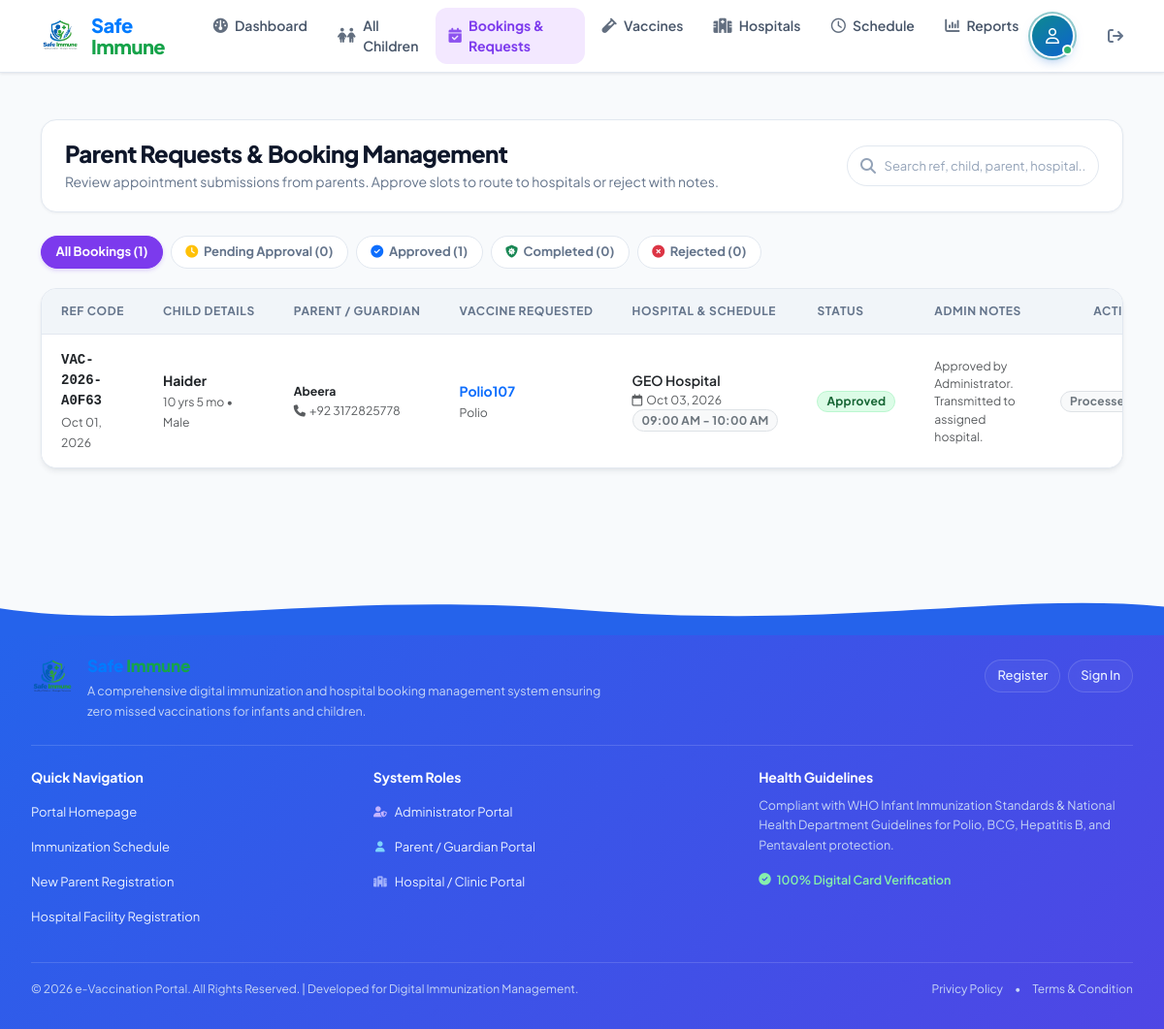
The app's page /admin/bookings.php (signed in) with its own data.
### tables this page shows
CREATE TABLE `appointments` (
  `id` INT NOT NULL AUTO_INCREMENT,
  `booking_reference` VARCHAR(30) NOT NULL,
  `child_id` INT NOT NULL,
  `vaccine_id` INT NOT NULL,
  `hospital_id` INT NOT NULL,
  `parent_id` INT NOT NULL,
  `requested_date` DATE NOT NULL,
  `requested_time_slot` VARCHAR(30) NOT NULL,
  `status` VARCHAR(30) DEFAULT 'pending',
  `admin_notes` TEXT,
  `rejection_reason` TEXT,
  `approved_at` DATETIME DEFAULT NULL,
  `completed_at` DATETIME DEFAULT NULL,
  `vaccine_batch_no` VARCHAR(50) DEFAULT NULL,
  `administered_by` VARCHAR(100) DEFAULT NULL,
  `hospital_remarks` TEXT,
  `created_at` DATETIME DEFAULT CURRENT_TIMESTAMP,
  PRIMARY KEY (`id`),
  UNIQUE KEY `booking_reference` (`booking_reference`),
  KEY `idx_appointments_child_id` (`child_id`),
  KEY `idx_appointments_vaccine_id` (`vaccine_id`),
  KEY `idx_appointments_hospital_id` (`hospital_id`),
  KEY `idx_appointments_parent_id` (`parent_id`),
  CONSTRAINT `fk_appointments_child` FOREIGN KEY (`child_id`) REFERENCES `children` (`id`) ON DELETE CASCADE,
  CONSTRAINT `fk_appointments_vaccine` FOREIGN KEY (`vaccine_id`) REFERENCES `vaccines` (`id`) ON DELETE CASCADE,
  CONSTRAINT `fk_appointments_hospital` FOREIGN KEY (`hospital_id`) REFERENCES `hospitals` (`id`) ON DELETE CASCADE,
  CONSTRAINT `fk_appointments_parent` FOREIGN KEY (`parent_id`) REFERENCES `users` (`id`) ON DELETE CASCADE
);

CREATE TABLE `children` (
  `id` INT NOT NULL AUTO_INCREMENT,
  `parent_id` INT NOT NULL,
  `name` VARCHAR(100) NOT NULL,
  `dob` DATE NOT NULL,
  `gender` VARCHAR(10) NOT NULL,
  `blood_group` VARCHAR(10) DEFAULT NULL,
  `birth_hospital` VARCHAR(150) DEFAULT NULL,
  `allergies` TEXT,
  `notes` TEXT,
  `created_at` DATETIME DEFAULT CURRENT_TIMESTAMP,
  PRIMARY KEY (`id`),
  KEY `idx_children_parent_id` (`parent_id`),
  CONSTRAINT `fk_children_parent` FOREIGN KEY (`parent_id`) REFERENCES `users` (`id`) ON DELETE CASCADE
);

CREATE TABLE `users` (
  `id` INT NOT NULL AUTO_INCREMENT,
  `name` VARCHAR(100) NOT NULL,
  `email` VARCHAR(120) NOT NULL,
  `password` VARCHAR(255) NOT NULL,
  `role` VARCHAR(20) NOT NULL,
  `phone` VARCHAR(30) DEFAULT NULL,
  `address` TEXT,
  `created_at` DATETIME DEFAULT CURRENT_TIMESTAMP,
  PRIMARY KEY (`id`),
  UNIQUE KEY `email` (`email`)
);

CREATE TABLE `vaccines` (
  `id` INT NOT NULL AUTO_INCREMENT,
  `name` VARCHAR(100) NOT NULL,
  `disease_prevented` VARCHAR(255) NOT NULL,
  `recommended_age` VARCHAR(100) NOT NULL,
  `recommended_days_from_birth` INT DEFAULT 0,
  `doses_required` INT DEFAULT 1,
  `status` VARCHAR(20) DEFAULT 'available',
  `stock_quantity` INT DEFAULT 100,
  `description` TEXT,
  `created_at` DATETIME DEFAULT CURRENT_TIMESTAMP,
  PRIMARY KEY (`id`)
);

CREATE TABLE `hospitals` (
  `id` INT NOT NULL AUTO_INCREMENT,
  `user_id` INT DEFAULT NULL,
  `name` VARCHAR(150) NOT NULL,
  `reg_number` VARCHAR(50) DEFAULT NULL,
  `city` VARCHAR(80) NOT NULL,
  `location` VARCHAR(255) NOT NULL,
  `phone` VARCHAR(40) NOT NULL,
  `email` VARCHAR(120) DEFAULT NULL,
  `status` VARCHAR(20) DEFAULT 'active',
  `operating_hours` VARCHAR(100) DEFAULT '08:00 AM - 05:00 PM',
  `created_at` DATETIME DEFAULT CURRENT_TIMESTAMP,
  PRIMARY KEY (`id`),
  KEY `idx_hospitals_user_id` (`user_id`),
  CONSTRAINT `fk_hospitals_user` FOREIGN KEY (`user_id`) REFERENCES `users` (`id`) ON DELETE SET NULL
);

### includes/db.php (called while the page is built, shortened)
<?php
function get_db(): PDO {
    static $pdo = null;
    if ($pdo !== null) {
        return $pdo;
    }
    try {
        if (DB_DRIVER === 'sqlite') {
            $dbDir = dirname(SQLITE_PATH);
            if (!is_dir($dbDir)) {
                mkdir($dbDir, 0777, true);
            }
            $isNew = !file_exists(SQLITE_PATH) || filesize(SQLITE_PATH) === 0;
            $pdo = new PDO('sqlite:' . SQLITE_PATH);
            $pdo->setAttribute(PDO::ATTR_ERRMODE, PDO::ERRMODE_EXCEPTION);
            $pdo->setAttribute(PDO::ATTR_DEFAULT_FETCH_MODE, PDO::FETCH_ASSOC);
            $pdo->exec("PRAGMA foreign_keys = ON;");
            if ($isNew || !table_exists($pdo, 'users')) {
                initialize_database($pdo);
            }
        } else {
            $dsn = "mysql:host=" . DB_HOST . ";port=" . DB_PORT . ";dbname=" . DB_NAME . ";charset=utf8mb4";
            $pdo = new PDO($dsn, DB_USER, DB_PASS, [
                PDO::ATTR_ERRMODE => PDO::ERRMODE_EXCEPTION,
                PDO::ATTR_DEFAULT_FETCH_MODE => PDO::FETCH_ASSOC,
                PDO::ATTR_EMULATE_PREPARES => false
            ]);
        }
        return $pdo;
    } catch (PDOException $e) {
        die("Database Connection Error: " . htmlspecialchars($e->getMessage()));
    }
}
function db_query(string $sql, array $params = []): PDOStatement {
    $pdo = get_db();
    $stmt = $pdo->prepare($sql);
    $stmt->execute($params);
    return $stmt;
}
function db_fetch_all(string $sql, array $params = []): array {
    return db_query($sql, $params)->fetchAll();
}
function db_fetch_one(string $sql, array $params = []) {
    return db_query($sql, $params)->fetch();
}

### admin/bookings.php (the view, shortened to what this page needs)
<?php
require_once __DIR__ . '/../includes/functions.php';
$filterStatus = $_GET['status'] ?? 'all';
$sql = "
    SELECT a.*, c.name as child_name, c.dob as child_dob, c.gender as child_gender,
           u.name as parent_name, u.phone as parent_phone, u.email as parent_email,
           v.name as vaccine_name, v.disease_prevented,
           h.name as hospital_name, h.city as hospital_city
    FROM appointments a
    JOIN children c ON a.child_id = c.id
    JOIN users u ON a.parent_id = u.id
    JOIN vaccines v ON a.vaccine_id = v.id
    JOIN hospitals h ON a.hospital_id = h.id
";
$params = [];
$sql .= " ORDER BY a.requested_date DESC, a.id DESC";
$bookings = db_fetch_all($sql, $params);
$counts = [
    'all' => db_fetch_one("SELECT COUNT(*) as cnt FROM appointments")['cnt'] ?? 0,
    'pending' => db_fetch_one("SELECT COUNT(*) as cnt FROM appointments WHERE status = 'pending'")['cnt'] ?? 0,
    'approved' => db_fetch_one("SELECT COUNT(*) as cnt FROM appointments WHERE status = 'approved'")['cnt'] ?? 0,
    'completed' => db_fetch_one("SELECT COUNT(*) as cnt FROM appointments WHERE status = 'completed'")['cnt'] ?? 0,
    'rejected' => db_fetch_one("SELECT COUNT(*) as cnt FROM appointments WHERE status = 'rejected'")['cnt'] ?? 0
];
require_once __DIR__ . '/../includes/header.php';
?>
<div class="page-header-bar">
    <div>
        <h1 class="page-title">Parent Requests &amp; Booking Management</h1>
        <p class="page-subtitle">Review appointment submissions from parents. Approve slots to route to hospitals or reject with notes.</p>
    </div>
    <div class="search-box-wrapper">
        <input type="text" data-table-search="bookingsTable" placeholder="Search ref, child, parent, hospital..." class="form-control">
    </div>
</div>
<div class="filter-pills-bar">
    <a href="<?= BASE_URL ?>/admin/bookings.php?status=all" class="filter-pill <?= $filterStatus === 'all' ? 'active' : '' ?>">
        All Bookings (<?= $counts['all'] ?>)
    </a>
    <a href="<?= BASE_URL ?>/admin/bookings.php?status=pending" class="filter-pill pill-pending <?= $filterStatus === 'pending' ? 'active' : '' ?>">
        <i class="fa-solid fa-clock text-warning"></i> Pending Approval (<?= $counts['pending'] ?>)
    </a>
    <a href="<?= BASE_URL ?>/admin/bookings.php?status=approved" class="filter-pill pill-approved <?= $filterStatus === 'approved' ? 'active' : '' ?>">
        <i class="fa-solid fa-circle-check text-primary"></i> Approved (<?= $counts['approved'] ?>)
    </a>
    <a href="<?= BASE_URL ?>/admin/bookings.php?status=completed" class="filter-pill pill-completed <?= $filterStatus === 'completed' ? 'active' : '' ?>">
        <i class="fa-solid fa-shield-virus text-success"></i> Completed (<?= $counts['completed'] ?>)
    </a>
    <a href="<?= BASE_URL ?>/admin/bookings.php?status=rejected" class="filter-pill pill-rejected <?= $filterStatus === 'rejected' ? 'active' : '' ?>">
        <i class="fa-solid fa-circle-xmark text-danger"></i> Rejected (<?= $counts['rejected'] ?>)
    </a>
</div>
<div class="table-card">
    <div class="table-responsive">
        <table id="bookingsTable" class="table-custom">
            <thead>
                <tr>
                    <th>Ref Code</th>
                    <th>Child Details</th>
                    <th>Parent / Guardian</th>
                    <th>Vaccine Requested</th>
                    <th>Hospital &amp; Schedule</th>
                    <th>Status</th>
                    <th>Admin Notes</th>
                    <th class="text-end">Action</th>
                </tr>
            </thead>
            <tbody>
                <?php if (empty($bookings)): ?>
                    <tr>
                        <td colspan="8">
                            <div class="empty-state-box">
                                <div class="empty-state-icon text-muted">
                                    <i class="fa-solid fa-calendar-check"></i>
                                </div>
                                <h6 class="empty-state-title">No Appointment Requests Found</h6>
                                <p class="empty-state-text">No appointment bookings match the selected status filter.</p>
                            </div>
                        </td>
                    </tr>
                <?php else: ?>
                    <?php foreach ($bookings as $b): ?>
                        <tr>
                            <td>
                                <span class="font-monospace fw-bold text-dark d-block"><?= htmlspecialchars($b['booking_reference']) ?></span>
                                <small class="text-muted"><?= format_date($b['created_at'], 'M d, Y') ?></small>
                            </td>
                            <td>
                                <div class="fw-bold text-dark"><?= htmlspecialchars($b['child_name']) ?></div>
                                <small class="text-muted"><?= calculate_age($b['child_dob']) ?> &bull; <?= htmlspecialchars($b['child_gender']) ?></small>
                            </td>
                            <td>
                                <div class="fw-bold text-dark small"><?= htmlspecialchars($b['parent_name']) ?></div>
                                <small class="text-muted"><i class="fa-solid fa-phone me-1"></i><?= htmlspecialchars($b['parent_phone']) ?></small>
                            </td>
                            <td>
                                <div class="fw-bold text-primary"><?= htmlspecialchars($b['vaccine_name']) ?></div>
                                <small class="text-muted"><?= htmlspecialchars($b['disease_prevented']) ?></small>
                            </td>
                            <td>
                                <div class="fw-semibold text-dark"><?= htmlspecialchars($b['hospital_name']) ?></div>
                                <small class="text-muted d-block"><i class="fa-regular fa-calendar me-1"></i><?= format_date($b['requested_date']) ?></small>
                                <small class="badge bg-light text-secondary border"><?= htmlspecialchars($b['requested_time_slot']) ?></small>
                            </td>
                            <td>
                                <?= render_status_badge($b['status']) ?>
                            </td>
                            <td>
                                <small class="text-muted d-block" style="max-width: 180px;"><?= htmlspecialchars($b['admin_notes'] ?: '—') ?></small>
                            </td>
                            <td class="text-end">
                                <?php if ($b['status'] === 'pending'): ?>
                                    <div class="d-inline-flex gap-1">
                                        <form method="POST" action="<?= BASE_URL ?>/admin/bookings.php" class="d-inline">
                                            <input type="hidden" name="csrf_token" value="<?= csrf_token() ?>">
                                            <input type="hidden" name="action" value="approve">
                                            <input type="hidden" name="booking_id" value="<?= $b['id'] ?>">
                                            <button type="submit" class="btn-action-approve" title="Approve Request">
                                                <i class="fa-solid fa-check"></i> Approve
                                            </button>
                                        </form>
                                        <a href="<?= BASE_URL ?>/admin/bookings.php?reject_id=<?= $b['id'] ?>" class="btn-action-reject" title="Reject Request">
                                            <i class="fa-solid fa-xmark"></i> Reject
                                        </a>
                                    </div>
                                <?php else: ?>
                                    <span class="badge bg-light text-secondary border">Processed</span>
                                <?php endif; ?>
                            </td>
                        </tr>
                    <?php endforeach; ?>
                <?php endif; ?>
            </tbody>
        </table>
    </div>
</div>
<?php require_once __DIR__ . '/../includes/footer.php'; ?>

### includes/functions.php (shortened to what this page needs)
<?php
require_once __DIR__ . '/db.php';
function format_date(?string $date, string $format = 'M d, Y'): string {
    $time = strtotime($date);
    return $time ? date($format, $time) : 'N/A';
}
function calculate_age(string $dob): string {
    try {
        $birthDate = new DateTime($dob);
        $today = new DateTime('today');
        $diff = $birthDate->diff($today);
        if ($diff->y > 0) {
            return $diff->y . ' yr' . ($diff->y > 1 ? 's ' : ' ') . ($diff->m > 0 ? $diff->m . ' mo' : '');
        } elseif ($diff->m > 0) {
            return $diff->m . ' month' . ($diff->m > 1 ? 's' : '') . ($diff->d > 0 ? ' ' . $diff->d . ' d' : '');
        }
    } catch (Exception $e) {
        return 'Unknown';
    }
}
function render_status_badge(string $status): string {
    $statusLower = strtolower(trim($status));
    $classes = [
        'pending' => 'badge-pending',
        'approved' => 'badge-approved',
        'completed' => 'badge-completed',
        'vaccinated' => 'badge-completed',
        'not vaccinated' => 'badge-rejected',
        'rejected' => 'badge-rejected',
        'missed' => 'badge-overdue',
        'available' => 'badge-available',
        'unavailable' => 'badge-unavailable',
        'active' => 'badge-active',
        'inactive' => 'badge-inactive',
        'due' => 'badge-due',
        'overdue' => 'badge-overdue',
        'upcoming' => 'badge-upcoming'
    ];
    $badgeClass = $classes[$statusLower] ?? 'badge-upcoming';
    $label = ucwords($status);
    return '<span class="badge ' . $badgeClass . '">' . htmlspecialchars($label) . '</span>';
}

### records on screen
appointments: booking_reference "VAC-2026-A0F63", created_at "Oct 01, 2026", child.name "Haider", child.dob "10 yrs 5 mo", child.gender "Male", parent.name "Abeera", parent.phone "+92 3172825778", vaccine.name "Polio107", vaccine.disease_prevented "Polio", hospital.name "GEO Hospital", requested_date "Oct 03, 2026", requested_time_slot "09:00 AM - 10:00 AM", status "Approved", admin_notes "Approved by Administrator. Transmitted to assigned hospital.", shows "Processed"

### other values on screen
$counts['all'] "1"
$counts['pending'] "0"
$counts['approved'] "1"
$counts['completed'] "0"
$counts['rejected'] "0"
APP_NAME "e-Vaccination Portal"
